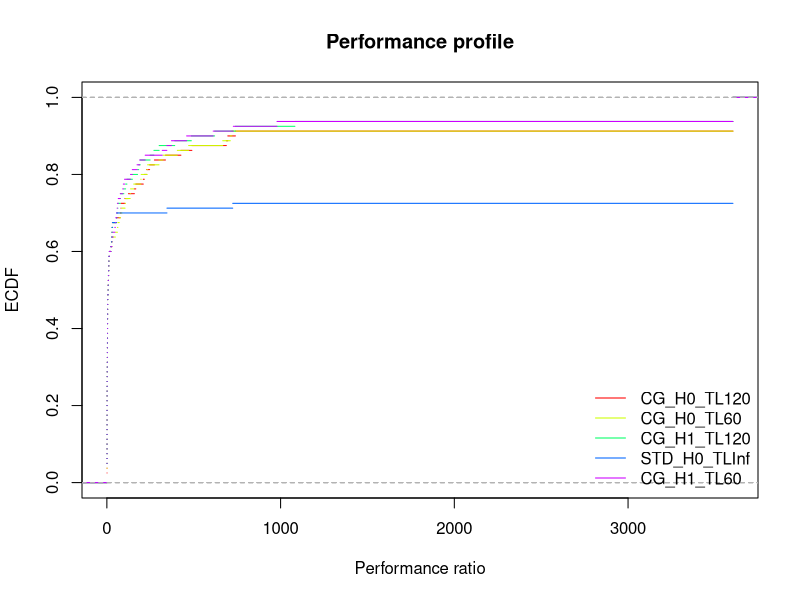
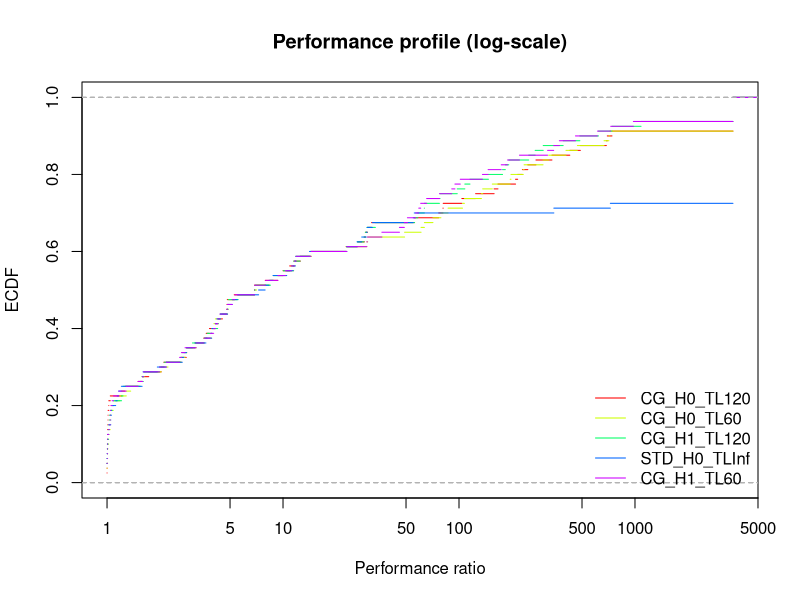

Generate these figures, in order, with R:
## ---- chunk 1
library(rmarkdown)
library(rmarkdown)
library(kableExtra)
library(tidyr)
## ---- chunk 2
results = read.csv("results.csv")
## ---- chunk 3
results = results[,-c(1,ncol(results))]
## ---- chunk 4
results[results$method == "STD",]$has_large_scaled = FALSE
## ---- chunk 5
results = results[results$n_facilities < 25,]
results = results[results$n_facilities != 15 & results$n_customers != 40,]
## ---- chunk 6
paged_table(results)
## ---- chunk 7
results$solver = paste0(results$method, '_H', results$with_heuristic, '_TL', results$standard_TL)
solvers = as.data.frame(unique(results$solver))
colnames(solvers) = "solver"

colors = cbind(solvers, rainbow(nrow(solvers)))

time_limit = 3600
## ---- chunk 8
knitr::kable(solvers)
## ---- chunk 9
make_check_table = function (dataset) {

  objectives = spread(dataset[,c("instance", "solver", "best_obj", "Gamma")], key = solver, value = best_obj)
  
  stdev = apply(objectives, MARGIN = 1, FUN = function(row){
    values = row[-1]
    return (sd(values[which(!is.na(values))]))
  })
  
  values = apply(objectives, MARGIN = 1, FUN = function(row){
    values = row[-1]
    return (values)
    #return ( abs(values - median(values[which(!is.na(values))])) )
  })
  
  result = cbind( objectives$instance, as.data.frame(t(values)), as.data.frame(stdev) )
  
  colnames(result) = c( colnames(objectives), "stdev")
  
  return(result)
}

Table = make_check_table(results[results$total_time < time_limit,])
## ---- chunk 10
paged_table(Table)
## ---- chunk 11
paged_table(Table[!is.na(Table$stdev) & Table$stdev > 0,])
## ---- chunk 12

make_per_instance_table = function (dataset) {
  times = spread(dataset[,c("instance", "solver", "total_time", "Gamma")], key = solver, value = total_time)
  
  return (times)
}

table = make_per_instance_table(results)
knitr::kable(
    table,
    digits = c(0, matrix(2, nrow = length(solvers$solver)))
  ) %>%
    kable_classic()
## ---- chunk 13
performance_profile = function (dataset, xlim = NULL, log = '', main = "Performance profile") {

  times = spread(dataset[,c("instance", "Gamma", "solver", "total_time")], key = solver, value = total_time)
  times$time.best = apply(times[,-c(1)], 1, FUN = min)
  
  solver_names = data.frame(solver = unique(dataset$solver))
  
  times = na.omit(times)
  print("WARNING omitting NA")
  
  times[,-c(1,ncol(times))]
  
  ratios = times[,-c(1,ncol(times))] / times$time.best
  colnames(ratios) = paste0(colnames(ratios), ".ratio")
  
  worst_ratio = max(ratios)
  
  times = cbind(times, ratios)
  
  for (solver in solver_names$solver) {
    time_limit_filter = times[,solver] >= time_limit
    if ( sum(time_limit_filter) > 0 ) {
      times[time_limit_filter, paste0(solver, ".ratio")] = worst_ratio
    }
  }
  
  if (is.null(xlim)) {
    xlim = c(1, worst_ratio)
  }
  
  #par(mar = c(5,4,4,8))
  
  using_colors = NULL
  using_types = NULL
  
  last_ecdf = NULL
  
  index = 1
  for (solver in solver_names$solver) {
    
    plot_function = if (index == 1) function(...) { plot(..., log = log) } else lines
    
    profile = ecdf(times[,paste0(solver, ".ratio")])
    
    using_color =  colors[colors$solver == solver,2]
    using_colors = rbind(using_colors, using_color)
    using_type = "solid"
    if (using_color == "#00FFFFFF") {
      using_type = "dashed"
    }
    using_types = rbind(using_types, using_type)
    
    plot_function(profile, xlim = xlim, ylim = c(0, 1), lty = using_type, cex = 0, col = using_color, main = "", xlab = "", ylab = "")
    
    index = index + 1
  }
  
  # Set the plot title
  title(main = main,
        xlab = "Performance ratio",
        ylab = "ECDF")
  
  # Set the plot legend
  legend(
    "bottomright",
    #inset=c(-.35, 0),
    legend = solver_names$solver,
    lty = using_types,
    col = using_colors,
    #cex = .5,
    #xpd = TRUE,
    bty = "n"
  )
}
## ---- chunk 14
performance_profile(results)
performance_profile(results, main = "Performance profile (log-scale)", log = 'x')
